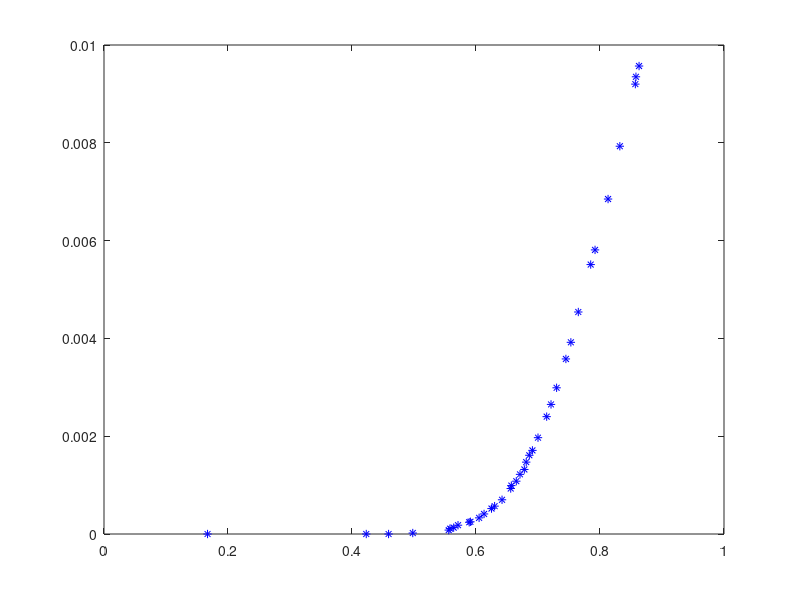
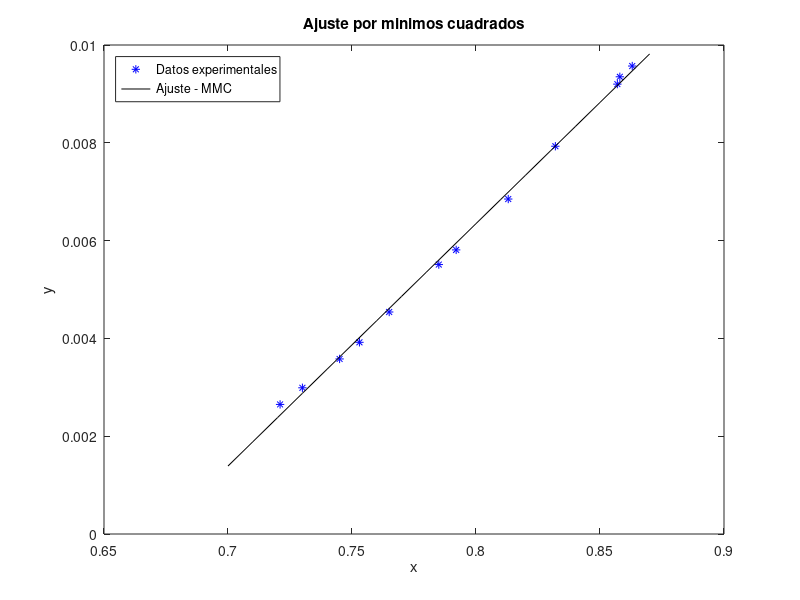
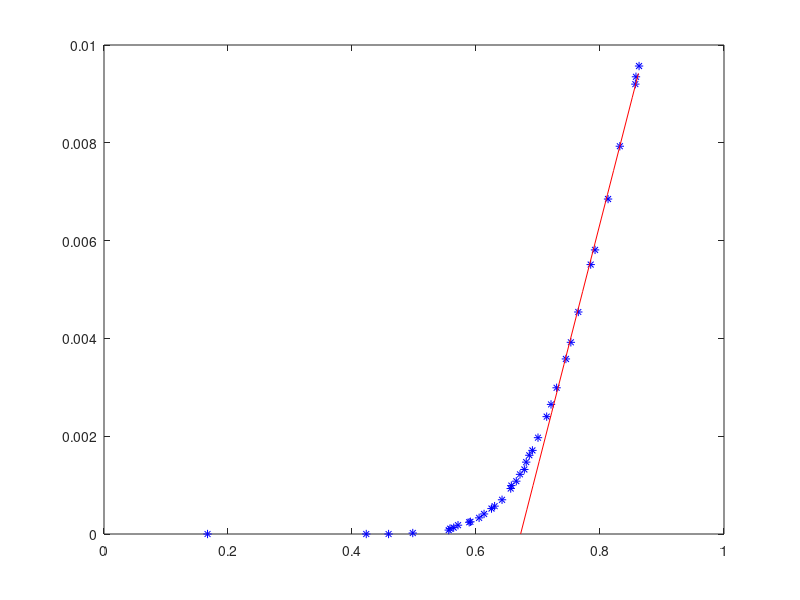

Write the MATLAB code that produced these figures, in order.
clear all; close all
VD = [0.167	0.423	0.459	0.498	0.556	0.558	0.564	0.571	0.589	0.591	0.605	0.613	0.625	0.63	0.642	0.656	0.657	0.665	0.671	0.678	0.681	0.686	0.691	0.7	0.714	0.721	0.73	0.745	0.753	0.765	0.785	0.792	0.813	0.832	0.857	0.858	0.863];
I_D= [0	0	0	2e-05	8e-05	0.00011	0.00013	0.00018	0.00024	0.00025	0.00033	0.00041	0.00052	0.00057	0.0007	0.00093	0.00099	0.00108	0.00122	0.00132	0.00147	0.00161	0.00171	0.00197	0.0024	0.00265	0.00299	0.00358	0.00392	0.00454	0.00551	0.00581	0.00685	0.00793	0.0092	0.00935	0.00957];
i = 1; x(1) = 0; y(1) = 0; 
npend1 = 11; %%%%%%%%%%%%%%%%%%%%% este es el numero de datos para el arreglo - 1
x0 = size(VD,2)-npend1; 
for n = x0:size(VD,2) 
  x(i) = VD(n);
  y(i) = I_D(n);
  i+=1;
end

size(x)
size(y)
N = size(x)(2)
format long

sxy = sum(x.*y);
sxx = sum(x.*x);
syy = sum(y.*y);
sx = sum(x);
sy = sum(y);
a = (((N)*(sxy))-((sx)*(sy)))/(((N)*(sxx))-((sx)*(sx)))
b = (((sxx)*(sy))-((sx)*(sxy)))/(((N)*(sxx))-((sx)*(sx)))
e = (y-((a*x)+b)).^2;
sei = sum(e);
incertidumbrea=sqrt((sei)/(N-2))*sqrt((N)/(((N)*(sxx))-((sx)*(sx))))
incertidumbreb=sqrt((sei)/(N-2))*sqrt((sxx)/(((N)*(sxx))-((sx)*(sx))))
r = (((N)*(sxy))-((sx)*(sy)))/(sqrt(((N)*(sxx))-((sx)*(sx)))*sqrt(((N)*(syy))-((sy)*(sy))))

xx = 0.7:0.01:0.87;
yy = a.*xx+b;

%%%%%%%%%%%%%%%%%%%%%%%%%%%%%%%%%%%%%%%%%%%%%%%
figure (1);clf;
plot (VD,I_D,'b*') 
print -djpeg -r100 grafica_0c.jpg
figure(2); clf;
plot(x,y,'b*',xx,yy,'-k')
legend('Datos experimentales','Ajuste - MMC','Location','northwest') 
xlabel('x');ylabel('y');
title('Ajuste por minimos cuadrados')
%text (0.5, 6, strcat ('\fontsize{14}\leftarrow log(T) = (0.8299\pm0.0014) log(R/R_{0})+(5.6869\pm0.0030)'));
print -djpeg -r100 grafica_ajustepend0c.jpg

%%%%%%%%%%%%%%%%%%%%%%%%%%%%%%%%%%%%%%%%%%%%%%%
corte = (-b)/(a);
xx2 = corte:0.01:0.87;
yy2 = a.*xx2+b;

figure(3); clf;
plot(VD,I_D,'b*',xx2,yy2,'-r')
print -djpeg -r100 grafica_0conajuste.jpg
